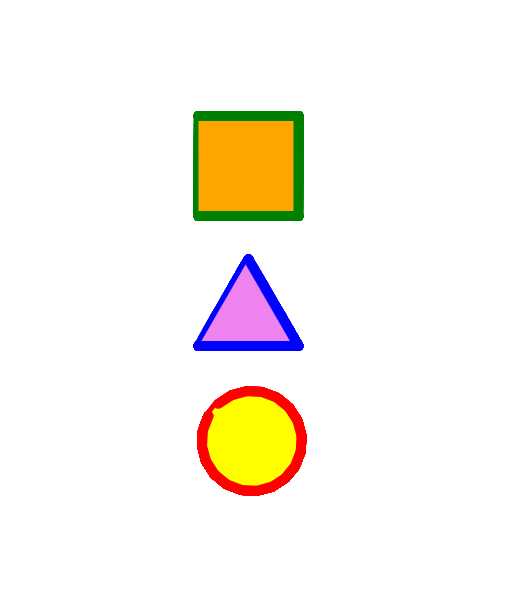

Write the Python code that produced this figure.
import turtle
tj = turtle.Turtle()
tj.speed(5) # 1:slowest, 3:slow, 5:normal, 10:fast, 0:fastest
tj.shape("turtle")
tj.pensize(10)

# rectangle fill
tj.color("green","orange")
tj.penup()
tj.goto(-60,180)
tj.pendown()
tj.begin_fill()
tj.forward(100)
tj.right(90)
tj.forward(100)
tj.right(90)
tj.forward(100)
tj.right(90)
tj.forward(100)
tj.end_fill()

#triangle fill
tj.color("blue", "violet")
tj.penup()
tj.goto(-60,0)
tj.right(180)
tj.forward(50)
tj.pendown()
tj.begin_fill()
tj.left(90)
tj.forward(100)
tj.left(120)
tj.forward(100)
tj.left(120)
tj.forward(100)
tj.end_fill()

#circle fill
tj.color("red", "yellow")
tj.penup()
tj.goto(-50, -120)
tj.pendown()
tj.begin_fill()
tj.circle(50)
tj.end_fill()
